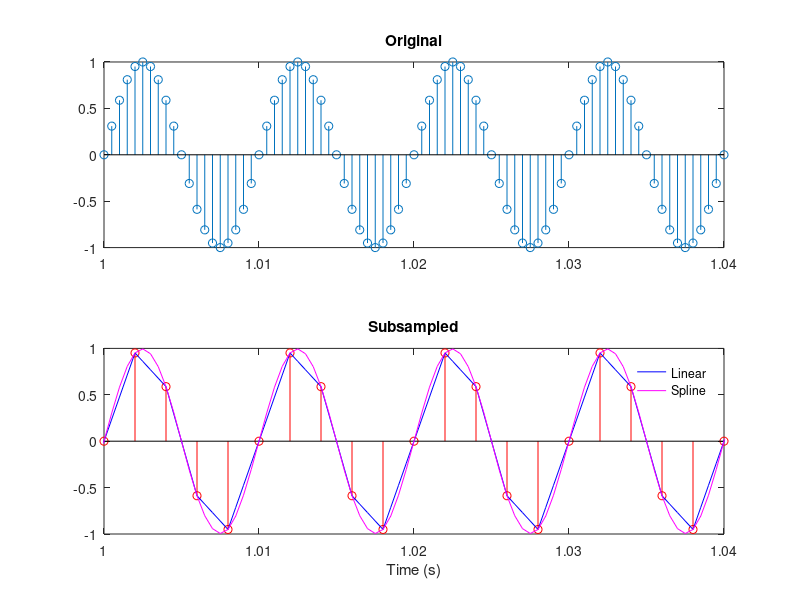

MATLAB code for this plot: (Note: this script raises an error after producing the figure.)
freq_sample = 1000;
freq1 = 10;
window = [0, 1];

time1 = window(1):1/freq_sample:window(2);
signal1 = sin(2*pi*freq1*time1);

% plot(signal1);

freq2 = 12;
time2 = window(1):1/freq2:window(2);
signal2 = interp1(time1, signal1, time2, 'nearest');

plot(time1, signal1); hold on;
plot(time2, signal2, '.g', 'MarkerSize', 20);
plot(time1, -sin(2*pi*2*time1), 'r--', 'LineWidth', 2);
xlabel('Time (s)'); ylabel('y');


%% Urg cell blocks are annoying!
freq_sample = 1200;
freq1 = 3;
freq2 = 10;
window = [0, 1];

time1 = window(1):1/freq_sample:window(2);
signal1a = sin(2*pi*freq1*time1);
signal1b = 0.5*sin(2*pi*freq2*time1);
signal1 = signal1a + signal1b;

dt = 100;
time2 = time1(1:dt:end);
signal2 = signal1(1:dt:end);

subplot(131)
plot(time1, signal1); hold on;
stem(time2, signal2, '.r', 'MarkerSize', 20);
title('W/out anti-aliasing filter');

time1d = decimate(time1, dt);
signal2d = decimate(signal1, dt);
subplot(132);
plot(time1, signal1a, 'b--'); hold on;
stem(time1d, signal2d, '.r', 'MarkerSize', 20);
xlabel('Time (s)'); ylabel('y');
title('With anti-aliasing filter');

subplot(133);
plot(time2, signal2-signal2d, 'g', 'LineWidth', 2);
title('Difference');


%% Stupid cells..
freq_sample = 2000;
time = 0:1/freq_sample:4;

freq1 = 100;
signal = sin(2*pi*freq1*time);

ax1 = subplot(211);
stem(time, signal);
title('Original'); hold on;

subsample_factor = 4;

time2 = time(1:subsample_factor:end);
signal2 = signal(1:subsample_factor:end);

ax2 = subplot(212);
stem(time2, signal2, 'r');
xlabel('Time (s)');
title('Subsampled');

xlim = [1, 1.04];
linkaxes([ax1, ax2], 'x');
set(ax1, 'XLim', xlim); 

hold on;

signal_interp = interp1(time2, signal2, time, 'linear');
plot1 = plot(time, signal_interp, 'b');

signal_interp2 = interp1(time2, signal2, time, 'spline');
plot2 = plot(time, signal_interp2, 'm');

legend([plot1, plot2], {'Linear', 'Spline'}, 'Location', 'Northeast');
legend boxoff


%% Annnoying cells!
cd('C:\Users\Emily\Desktop\R063-2015-03-20_recording');
filename = 'R063-2015-03-20-CSC01c.ncs';
[Timestamps, ~, SampleFrequencies, NumberOfValidSamples, Samples, Header] = Nlx2MatCSC(filename, [1 1 1 1 1], 1, 1, []);

plot(diff(Timestamps))




